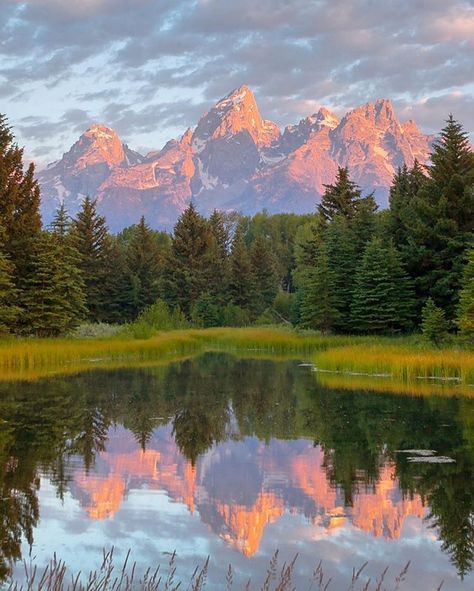
#> input picture tests/content/DIV2K/AISLING T.jpg, 474 x 591 px; its folder holds only this picture in this run
$ python degrade_image_shift_test.py
#> lines starting #> are read from the running program, lines starting #| are printed output that depends on the picture
#> further down, img is the input picture: shape (591, 474, 3); mean B, G, R 110.9, 118.8, 121.1
import cv2
import numpy as np
import os

# Папка с оригинальными изображениями
input_folder = "./content/DIV2K"
output_folder = "./content/degraded_shift_test_2"

os.makedirs(output_folder, exist_ok=True)  # Создаем папку для сохранения

# Функция ухудшения через смещение + снижение разрешения
def degrade_image_shift(img, scale=5, shift_range=5):
#> called with scale = 5, shift_range = 5
	h, w = img.shape[:2]
#> h = 591; w = 474

	# 1️⃣ Фильтрация (Гауссово размытие для имитации потери деталей)
	blurred = cv2.GaussianBlur(img, (5, 5), 1.5)

	# 2️⃣ Генерация случайного сдвига
	shift_x = np.random.uniform(-shift_range, shift_range)  # Горизонтальный сдвиг
	shift_y = np.random.uniform(-shift_range, shift_range)  # Вертикальный сдвиг

	# 3️⃣ Матрица сдвига
	M = np.float32([[1, 0, shift_x], [0, 1, shift_y]])

	# 4️⃣ Применяем сдвиг
	shifted = cv2.warpAffine(blurred, M, (w, h), flags=cv2.INTER_LINEAR, borderMode=cv2.BORDER_REFLECT)
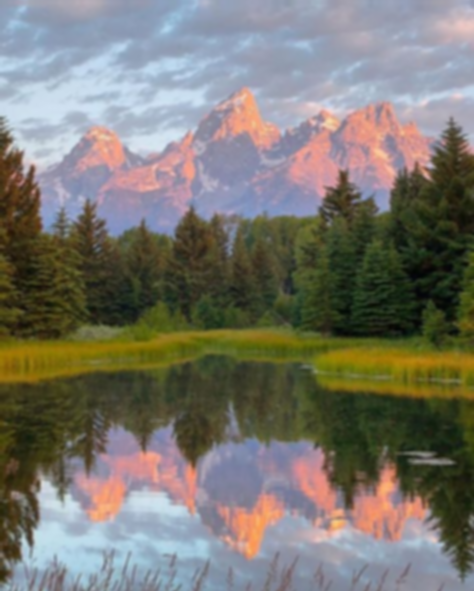
#> shifted: shape (591, 474, 3); mean B, G, R 111, 118.9, 121.3

	# 5️⃣ Уменьшаем разрешение (имитация ухудшения)
	small = cv2.resize(shifted, (w // scale, h // scale), interpolation=cv2.INTER_LINEAR)
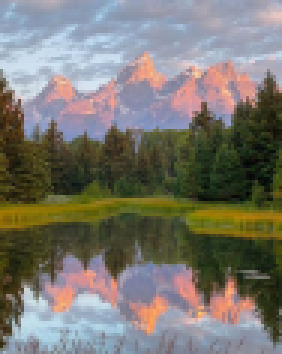
#> small: shape (118, 94, 3) (shown 3 times larger); mean B, G, R 110.9, 118.8, 121.1

	# 6️⃣ Увеличиваем обратно
	degraded = cv2.resize(small, (w, h), interpolation=cv2.INTER_LINEAR)

	return degraded

# Обрабатываем изображения
image_files = [f for f in os.listdir(input_folder) if f.endswith((".png", ".jpg"))]

for img_name in image_files:
	img_path = os.path.join(input_folder, img_name)
	img = cv2.imread(img_path)

	# Генерируем ухудшенные версии
	degraded_img = degrade_image_shift(img)

	# Сохраняем ухудшенное изображение
	cv2.imwrite(f"{output_folder}/{img_name}", degraded_img)

print("✅ Ухудшенные изображения сохранены!")

$ run again, on tests/content/DIV2K/palatka.jpg
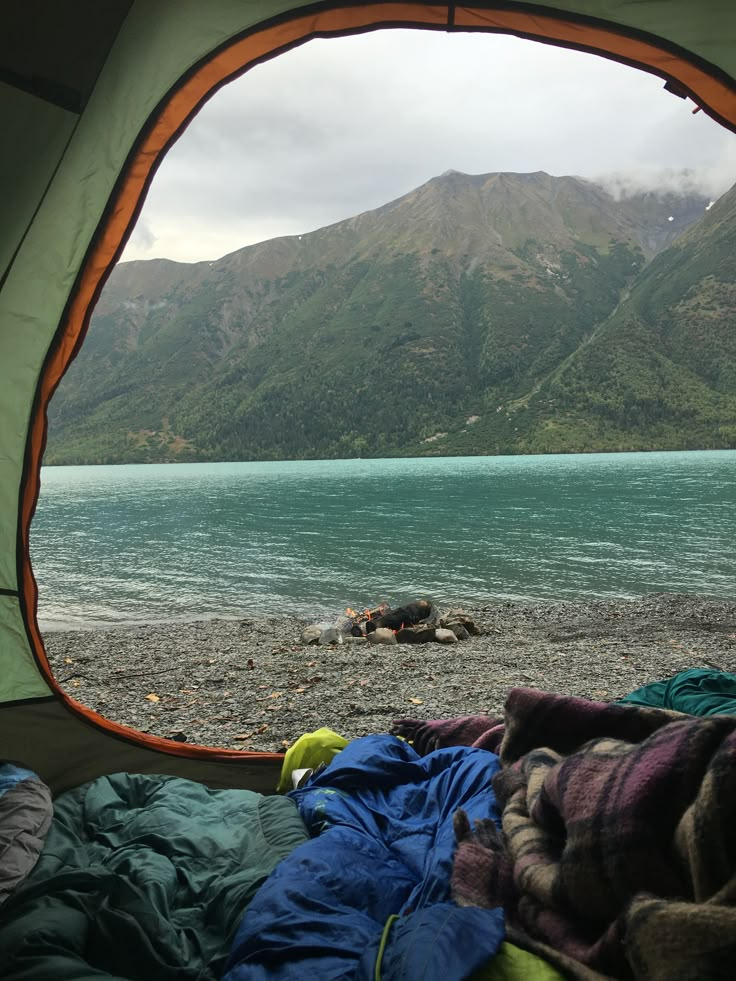
#> input picture tests/content/DIV2K/palatka.jpg, 736 x 981 px
#> img is the input picture: shape (981, 736, 3); mean B, G, R 99.6, 105.7, 96.2
#> in degrade_image_shift, `shifted = cv2.warpAffine(blurred, M, (w, h), flags=cv2.INTER_LINEAR, b..`:
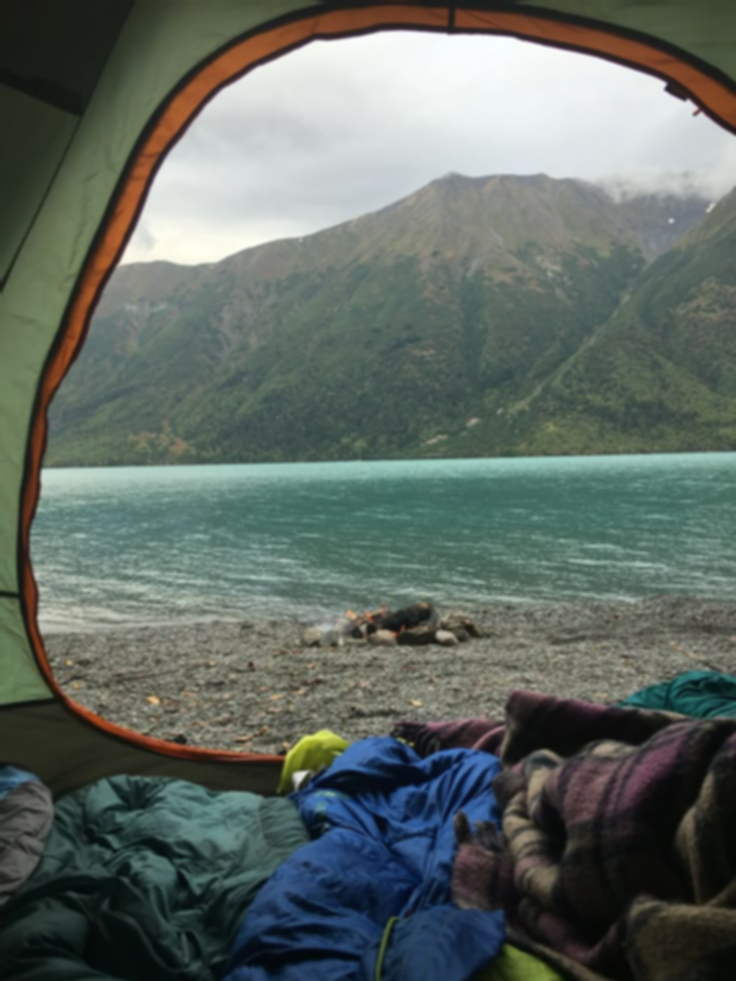
#> shifted: shape (981, 736, 3); mean B, G, R 99.6, 105.7, 96.2
#> in degrade_image_shift, `small = cv2.resize(shifted, (w // scale, h // scale), interpolation=cv..`:
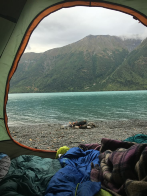
#> small: shape (196, 147, 3); mean B, G, R 99.4, 105.6, 96.1
